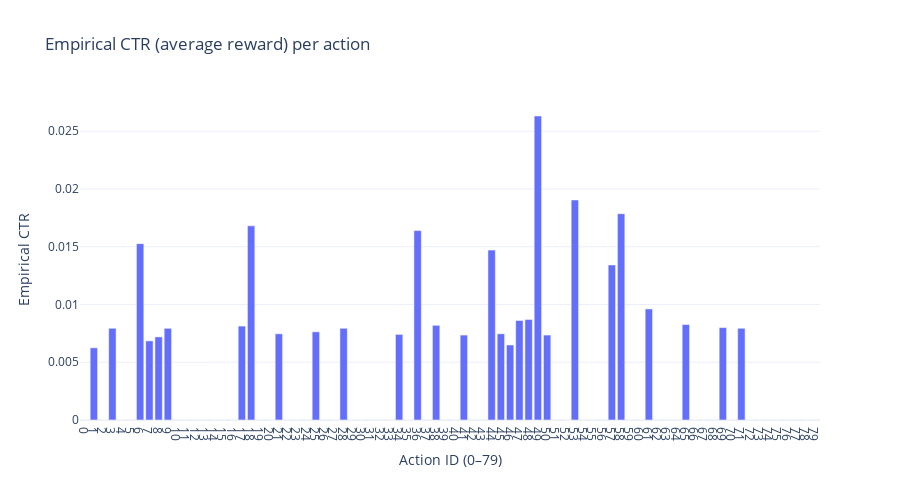

Source (notebook cell):
### Code cell
import plotly.express as px

# compute empirical CTR per action
ctr_by_action = df.groupby("action")["reward"].mean().reset_index()
ctr_by_action.rename(columns={"reward": "empirical_ctr"}, inplace=True)

# plot
fig = px.bar(
    ctr_by_action,
    x="action",
    y="empirical_ctr",
    labels={"action": "Action ID", "empirical_ctr": "Empirical CTR"},
    title="Empirical CTR (average reward) per action",
)

fig.update_layout(
    xaxis=dict(
        tickmode="array",
        tickvals=ctr_by_action["action"],
        ticktext=[str(a) for a in ctr_by_action["action"]],
        title="Action ID (0–79)"
    ),
    yaxis=dict(title="Empirical CTR"),
    template="plotly_white",
    height=500,
)

fig.show()

### Figure 1 — Plotly figure (JSON) as saved in the notebook; plotly's stock layout.template omitted (floating-point values rounded to 4 significant figures)
{"data": [{"hovertemplate": "Action ID=%{x}<br>Empirical CTR=%{y}<extra></extra>", "legendgroup": "", "marker": {"color": "#636efa", "pattern": {"shape": ""}}, "name": "", "orientation": "v", "showlegend": false, "textposition": "auto", "type": "bar", "x": [0, 1, 2, 3, 4, 5, 6, 7, 8, 9, 10, 11, 12, 13, 14, 15, 16, 17, 18, 19, 20, 21, 22, 23, 24, 25, 26, 27, 28, 29, 30, 31, 32, 33, 34, 35, 36, 37, 38, 39, 40, 41, 42, 43, 44, 45, 46, 47, 48, 49, 50, 51, 52, 53, 54, 55, 56, 57, 58, 59, 60, 61, 62, 63, 64, 65, 66, 67, 68, 69, 70, 71, 72, 73, 74, 75, 76, 77, 78, 79], "xaxis": "x", "y": [0.0, 0.00625, 0.0, 0.007937, 0.0, 0.0, 0.01527, 0.006849, 0.007194, 0.007937, 0.0, 0.0, 0.0, 0.0, 0.0, 0.0, 0.0, 0.00813, 0.01681, 0.0, 0.0, 0.007463, 0.0, 0.0, 0.0, 0.007634, 0.0, 0.0, 0.007937, 0.0, 0.0, 0.0, 0.0, 0.0, 0.007407, 0.0, 0.01639, 0.0, 0.008197, 0.0, 0.0, 0.007353, 0.0, 0.0, 0.01471, 0.007463, 0.006494, 0.008621, 0.008696, 0.02632, 0.007353, 0.0, 0.0, 0.01905, 0.0, 0.0, 0.0, 0.01342, 0.01786, 0.0, 0.0, 0.009615, 0.0, 0.0, 0.0, 0.008264, 0.0, 0.0, 0.0, 0.008, 0.0, 0.007937, 0.0, 0.0, 0.0, 0.0, 0.0, 0.0, 0.0, 0.0], "yaxis": "y"}], "layout": {"barmode": "relative", "height": 500, "legend": {"tracegroupgap": 0}, "title": {"text": "Empirical CTR (average reward) per action"}, "xaxis": {"anchor": "y", "domain": [0, 1], "tickmode": "array", "ticktext": ["0", "1", "2", "3", "4", "5", "6", "7", "8", "9", "10", "11", "12", "13", "14", "15", "16", "17", "18", "19", "20", "21", "22", "23", "24", "25", "26", "27", "28", "29", "30", "31", "32", "33", "34", "35", "36", "37", "38", "39", "40", "41", "42", "43", "44", "45", "46", "47", "48", "49", "50", "51", "52", "53", "54", "55", "56", "57", "58", "59", "60", "61", "62", "63", "64", "65", "66", "67", "68", "69", "70", "71", "72", "73", "74", "75", "76", "77", "78", "79"], "tickvals": [0, 1, 2, 3, 4, 5, 6, 7, 8, 9, 10, 11, 12, 13, 14, 15, 16, 17, 18, 19, 20, 21, 22, 23, 24, 25, 26, 27, 28, 29, 30, 31, 32, 33, 34, 35, 36, 37, 38, 39, 40, 41, 42, 43, 44, 45, 46, 47, 48, 49, 50, 51, 52, 53, 54, 55, 56, 57, 58, 59, 60, 61, 62, 63, 64, 65, 66, 67, 68, 69, 70, 71, 72, 73, 74, 75, 76, 77, 78, 79], "title": {"text": "Action ID (0–79)"}}, "yaxis": {"anchor": "x", "domain": [0, 1], "title": {"text": "Empirical CTR"}}}}
